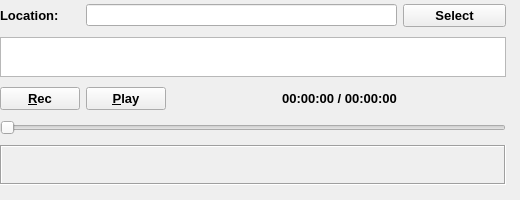
    <widget class="QWidget" name="tab_14">
     <attribute name="title">
      <string>IQ</string>
     </attribute>
     <widget class="QWidget" name="gridLayoutWidget_4">
      <property name="geometry">
       <rect>
        <x>0</x>
        <y>0</y>
        <width>511</width>
        <height>191</height>
       </rect>
      </property>
      <layout class="QGridLayout" name="gridLayout_10">
       <property name="rightMargin">
        <number>5</number>
       </property>
       <item row="2" column="0">
        <widget class="QPushButton" name="recButton_2">
         <property name="enabled">
          <bool>true</bool>
         </property>
         <property name="minimumSize">
          <size>
           <width>32</width>
           <height>20</height>
          </size>
         </property>
         <property name="maximumSize">
          <size>
           <width>16777215</width>
           <height>16777215</height>
          </size>
         </property>
         <property name="font">
          <font>
           <pointsize>10</pointsize>
           <bold>true</bold>
          </font>
         </property>
         <property name="toolTip">
          <string>Record I/Q samples to new file</string>
         </property>
         <property name="text">
          <string>&amp;Rec</string>
         </property>
         <property name="icon">
          <iconset resource="../gqrx/resources/icons.qrc">
           <normaloff>:/icons/icons/record.svg</normaloff>:/icons/icons/record.svg</iconset>
         </property>
         <property name="checkable">
          <bool>true</bool>
         </property>
         <property name="autoDefault">
          <bool>false</bool>
         </property>
        </widget>
       </item>
       <item row="0" column="1" colspan="3">
        <widget class="QLineEdit" name="recDirEdit_3">
         <property name="enabled">
          <bool>true</bool>
         </property>
         <property name="toolTip">
          <string>Enter a different location or use the select button</string>
         </property>
        </widget>
       </item>
       <item row="0" column="4">
        <widget class="QPushButton" name="recDirButton_3">
         <property name="enabled">
          <bool>true</bool>
         </property>
         <property name="sizePolicy">
          <sizepolicy hsizetype="Minimum" vsizetype="Fixed">
           <horstretch>0</horstretch>
           <verstretch>0</verstretch>
          </sizepolicy>
         </property>
         <property name="font">
          <font>
           <pointsize>10</pointsize>
           <bold>true</bold>
          </font>
         </property>
         <property name="toolTip">
          <string>Select a different location</string>
         </property>
         <property name="text">
          <string>Select</string>
         </property>
         <property name="autoDefault">
          <bool>false</bool>
         </property>
        </widget>
       </item>
       <item row="1" column="0" colspan="5">
        <widget class="QListWidget" name="listWidget">
         <property name="sizePolicy">
          <sizepolicy hsizetype="Minimum" vsizetype="Minimum">
           <horstretch>0</horstretch>
           <verstretch>0</verstretch>
          </sizepolicy>
         </property>
         <property name="minimumSize">
          <size>
           <width>0</width>
           <height>20</height>
          </size>
         </property>
         <property name="maximumSize">
          <size>
           <width>16777215</width>
           <height>40</height>
          </size>
         </property>
         <property name="alternatingRowColors">
          <bool>true</bool>
         </property>
         <property name="uniformItemSizes">
          <bool>true</bool>
         </property>
        </widget>
       </item>
       <item row="0" column="0">
        <widget class="QLabel" name="recDirLabel_3">
         <property name="font">
          <font>
           <pointsize>10</pointsize>
           <bold>true</bold>
          </font>
         </property>
         <property name="text">
          <string>Location:</string>
         </property>
        </widget>
       </item>
       <item row="2" column="1">
        <widget class="QPushButton" name="playButton_2">
         <property name="minimumSize">
          <size>
           <width>32</width>
           <height>20</height>
          </size>
         </property>
         <property name="maximumSize">
          <size>
           <width>16777215</width>
           <height>16777215</height>
          </size>
         </property>
         <property name="font">
          <font>
           <pointsize>10</pointsize>
           <bold>true</bold>
          </font>
         </property>
         <property name="toolTip">
          <string>Start playing selected file</string>
         </property>
         <property name="text">
          <string>&amp;Play</string>
         </property>
         <property name="icon">
          <iconset resource="../gqrx/resources/icons.qrc">
           <normaloff>:/icons/icons/play.svg</normaloff>:/icons/icons/play.svg</iconset>
         </property>
         <property name="checkable">
          <bool>true</bool>
         </property>
         <property name="autoDefault">
          <bool>false</bool>
         </property>
        </widget>
       </item>
       <item row="2" column="3">
        <widget class="QLabel" name="timeLabel_2">
         <property name="font">
          <font>
           <pointsize>10</pointsize>
           <bold>true</bold>
          </font>
         </property>
         <property name="text">
          <string>00:00:00 / 00:00:00</string>
         </property>
         <property name="alignment">
          <set>Qt::AlignCenter</set>
         </property>
        </widget>
       </item>
       <item row="5" column="0" colspan="5">
        <widget class="QFrame" name="frame_2">
         <property name="minimumSize">
          <size>
           <width>0</width>
           <height>20</height>
          </size>
         </property>
         <property name="maximumSize">
          <size>
           <width>16777215</width>
           <height>40</height>
          </size>
         </property>
         <property name="frameShape">
          <enum>QFrame::Box</enum>
         </property>
         <property name="frameShadow">
          <enum>QFrame::Sunken</enum>
         </property>
        </widget>
       </item>
       <item row="2" column="2">
        <spacer name="horizontalSpacer_5">
         <property name="orientation">
          <enum>Qt::Horizontal</enum>
         </property>
         <property name="sizeHint" stdset="0">
          <size>
           <width>40</width>
           <height>20</height>
          </size>
         </property>
        </spacer>
       </item>
       <item row="2" column="4">
        <spacer name="horizontalSpacer_6">
         <property name="orientation">
          <enum>Qt::Horizontal</enum>
         </property>
         <property name="sizeHint" stdset="0">
          <size>
           <width>40</width>
           <height>20</height>
          </size>
         </property>
        </spacer>
       </item>
       <item row="3" column="0" colspan="5">
        <widget class="QSlider" name="slider">
         <property name="toolTip">
          <string>Seek forward and backward in I/Q file</string>
         </property>
         <property name="maximum">
          <number>600</number>
         </property>
         <property name="singleStep">
          <number>10</number>
         </property>
         <property name="pageStep">
          <number>60</number>
         </property>
         <property name="orientation">
          <enum>Qt::Horizontal</enum>
         </property>
        </widget>
       </item>
      </layout>
     </widget>
    </widget>
